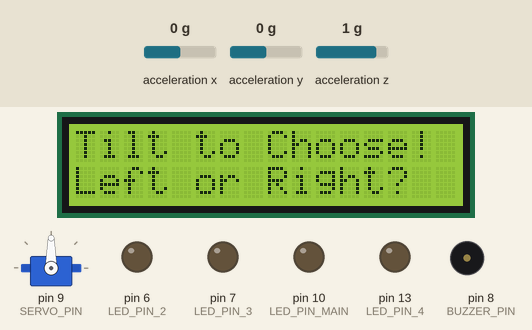
Simulated run of this sketch. Board: Arduino Uno, built with avr-gcc and run on an emulated ATmega328P. Parts: servo, 16×2 character LCD, output pins drawn as LEDs (lit = HIGH), buzzer (waves = sounding). Dashed ring = blinking. The test bench sets the inputs (shaded band); at power-on: acceleration x 0 g, acceleration y 0 g, acceleration z 1 g. Random numbers use the default seed unless the sketch sets one.

Above: at 1.2 s.
1.3 s: acceleration x set to -0.4 g
2.8 s: acceleration x set to -0.7 g
At 4.36 s:
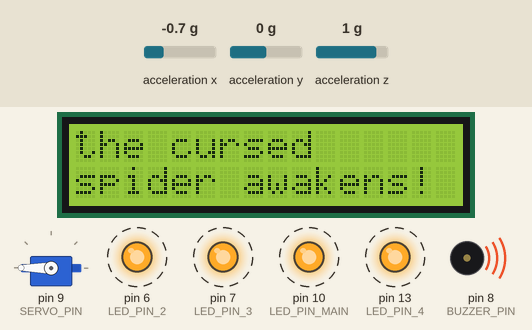
At 8.7 s:
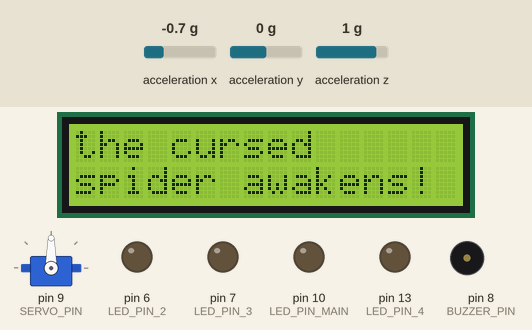
8.8 s: acceleration x set to 0 g
10.8 s: acceleration x set to -1.4 g
At 11.9 s:
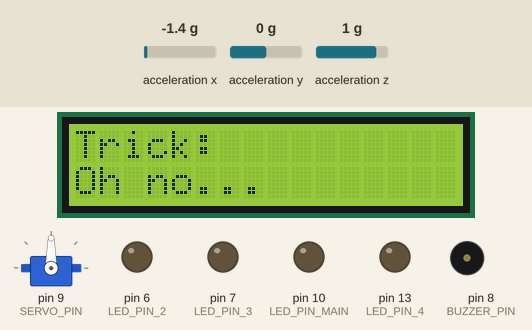
Timing chart, 0 to 33.3 s (numbered marks = the images above; inputs shaded):
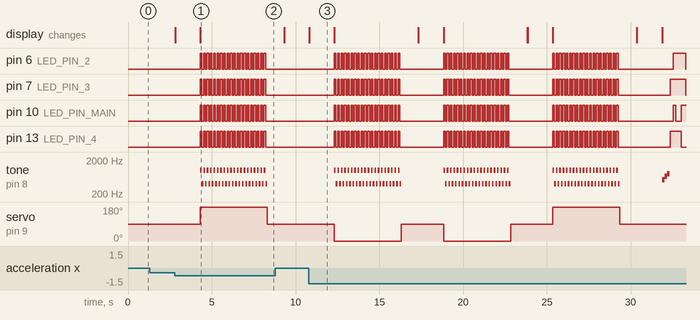

The sketch:

Tilt_or_Treat.ino
```cpp
/*
  Tilt-or-Treat: The Motion-Activated Halloween Candy Game
  --------------------------------------------------------
  Author: Raoul Mendanha
  Date: October 2025

  Description:
  This Halloween-themed Arduino project detects tilt using an ADXL345 accelerometer.
  When you tilt left or right, the system randomly decides whether it’s a “Trick” or “Treat”:
  - Treat: Plays a happy tone and blinks LEDs.
  - Trick: Spins the motor with a mounted spider and flashes the LEDs chaotically!

  GitHub Repository: https://github.com/raoulmendanha/TiltorTreat
*/

#include <Wire.h>
#include <Servo.h>
#include <LiquidCrystal.h>
#include <Adafruit_Sensor.h>
#include <Adafruit_ADXL345_U.h>

// --- Pin Definitions ---
const int LCD_RS = 12;
const int LCD_E  = 11;
const int LCD_D4 = 5;
const int LCD_D5 = 4;
const int LCD_D6 = 3;
const int LCD_D7 = 2;

const int SERVO_PIN = 9;
const int BUZZER_PIN = 8;

// LEDs: main + 3 extras
const int LED_PIN_MAIN = 10;
const int LED_PIN_2 = 6;
const int LED_PIN_3 = 7;
const int LED_PIN_4 = 13;

// --- Global Objects ---
LiquidCrystal lcd(LCD_RS, LCD_E, LCD_D4, LCD_D5, LCD_D6, LCD_D7);
Servo myServo;
Adafruit_ADXL345_Unified accel = Adafruit_ADXL345_Unified(12345);

// --- Global Variables ---
bool isArmed = false;
const float TILT_THRESHOLD = 5.0;

// ===================================================================
// SETUP
// ===================================================================
void setup() {
  pinMode(LED_PIN_MAIN, OUTPUT);
  pinMode(LED_PIN_2, OUTPUT);
  pinMode(LED_PIN_3, OUTPUT);
  pinMode(LED_PIN_4, OUTPUT);
  pinMode(BUZZER_PIN, OUTPUT);

  myServo.attach(SERVO_PIN);
  lcd.begin(16, 2);

  if(!accel.begin()) {
    lcd.print("Sensor Error!");
    while(1);
  }
  accel.setRange(ADXL345_RANGE_4_G);

  randomSeed(analogRead(A0)); // Seed randomness
  resetGame();
}

// ===================================================================
// LOOP
// ===================================================================
void loop() {
  if (isArmed) {
    sensors_event_t event;
    accel.getEvent(&event);
    float x = event.acceleration.x;

    if (x > TILT_THRESHOLD || x < -TILT_THRESHOLD) {
      isArmed = false; // Disarm
      int choice = random(2); // 0 = Trick, 1 = Treat

      if (choice == 0) {
        runTrickSequence();
      } else {
        runTreatSequence();
      }
    }
  }
}

// ===================================================================
// RESET FUNCTION
// ===================================================================
void resetGame() {
  isArmed = true;
  myServo.write(90); // Stop servo
  noTone(BUZZER_PIN);
  digitalWrite(LED_PIN_MAIN, LOW);
  digitalWrite(LED_PIN_2, LOW);
  digitalWrite(LED_PIN_3, LOW);
  digitalWrite(LED_PIN_4, LOW);

  lcd.clear();
  lcd.setCursor(0, 0);
  lcd.print("Tilt to Choose!");
  lcd.setCursor(0, 1);
  lcd.print("Left or Right?");
}

// ===================================================================
// TREAT SEQUENCE
// ===================================================================
void runTreatSequence() {
  lcd.clear();
  lcd.setCursor(0, 0);
  lcd.print("Treat:");
  lcd.setCursor(0, 1);
  lcd.print("Take one treat...");
  delay(1500);
  lcd.clear();
  lcd.setCursor(0, 0);
  lcd.print("before ghosts");
  lcd.setCursor(0, 1);
  lcd.print("take you!");

  // --- Happy tone ---
  tone(BUZZER_PIN, 523, 150);
  delay(150);
  tone(BUZZER_PIN, 659, 150);
  delay(150);
  tone(BUZZER_PIN, 784, 150);
  delay(200);
  noTone(BUZZER_PIN);

  // --- Gentle random LED blinking ---
  long start = millis();
  while (millis() - start < 4000) {
    digitalWrite(LED_PIN_MAIN, random(2));
    digitalWrite(LED_PIN_2, random(2));
    digitalWrite(LED_PIN_3, random(2));
    digitalWrite(LED_PIN_4, random(2));
    delay(random(150, 400));
  }

  // turn off LEDs
  digitalWrite(LED_PIN_MAIN, LOW);
  digitalWrite(LED_PIN_2, LOW);
  digitalWrite(LED_PIN_3, LOW);
  digitalWrite(LED_PIN_4, LOW);

  delay(1000);
  resetGame();
}

// ===================================================================
// TRICK SEQUENCE
// ===================================================================
void runTrickSequence() {
  lcd.clear();
  lcd.setCursor(0, 0);
  lcd.print("Trick:");
  lcd.setCursor(0, 1);
  lcd.print("Oh no...");
  delay(1500);
  lcd.clear();
  lcd.setCursor(0, 0);
  lcd.print("the cursed");
  lcd.setCursor(0, 1);
  lcd.print("spider awakens!");

  // Random motor direction for chaos
  int direction = random(2);
  if (direction == 0) {
    myServo.write(0);   // CW
  } else {
    myServo.write(180); // CCW
  }

  // --- Chaotic LED flashing & siren ---
  long startTime = millis();
  while (millis() - startTime < 4000) {
    // all LEDs flash rapidly
    digitalWrite(LED_PIN_MAIN, HIGH);
    digitalWrite(LED_PIN_2, HIGH);
    digitalWrite(LED_PIN_3, HIGH);
    digitalWrite(LED_PIN_4, HIGH);

    tone(BUZZER_PIN, 1000);
    delay(100);

    digitalWrite(LED_PIN_MAIN, LOW);
    digitalWrite(LED_PIN_2, LOW);
    digitalWrite(LED_PIN_3, LOW);
    digitalWrite(LED_PIN_4, LOW);

    tone(BUZZER_PIN, 400);
    delay(100);
  }

  // stop everything
  myServo.write(90);
  noTone(BUZZER_PIN);
  digitalWrite(LED_PIN_MAIN, LOW);
  digitalWrite(LED_PIN_2, LOW);
  digitalWrite(LED_PIN_3, LOW);
  digitalWrite(LED_PIN_4, LOW);

  delay(1000);
  resetGame();
}
```

Measured:
- the behaviour switches between -0.5 and -0.6 g on acceleration x (found by bisection; images 0 and 1)
- after the input at 1.3 s, every drawn part: stays the same
- after the input at 2.8 s, pin 6 (LED_PIN_2), pin 7 (LED_PIN_3): alternates HIGH for 0.10 s and LOW for 0.10 s, 40 changes in all, then stays LOW, starting after 1.5 s
- after the input at 10.8 s, pin 6 (LED_PIN_2): LOW → HIGH after 1.5 s, → LOW 0.10 s later, → HIGH 0.10 s later, → LOW 0.10 s later, … (122 changes in this stretch); pin 7 (LED_PIN_3): LOW → HIGH after 1.5 s, → LOW 0.10 s later, → HIGH 0.10 s later, → LOW 0.10 s later, … (122 changes in this stretch)
- what the display in image 3 shows lasts 1.5 s, from 10.8 s to 12.3 s
